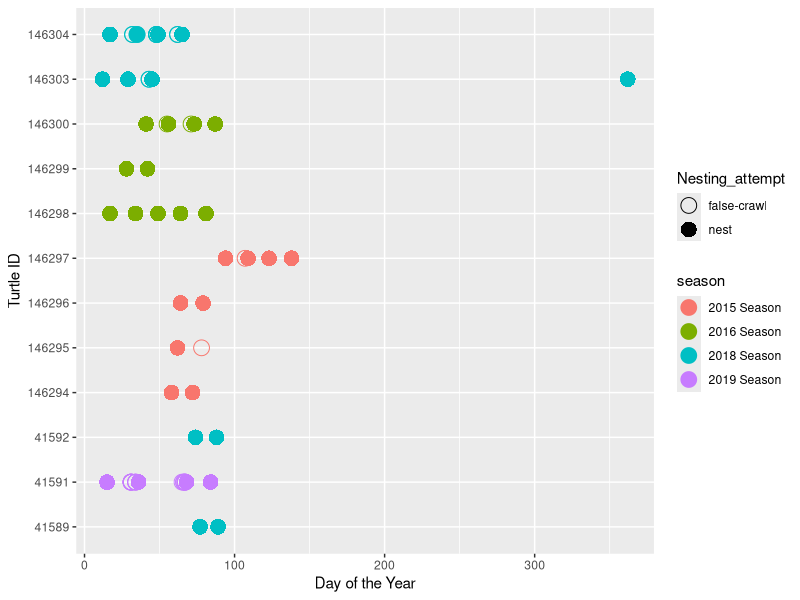
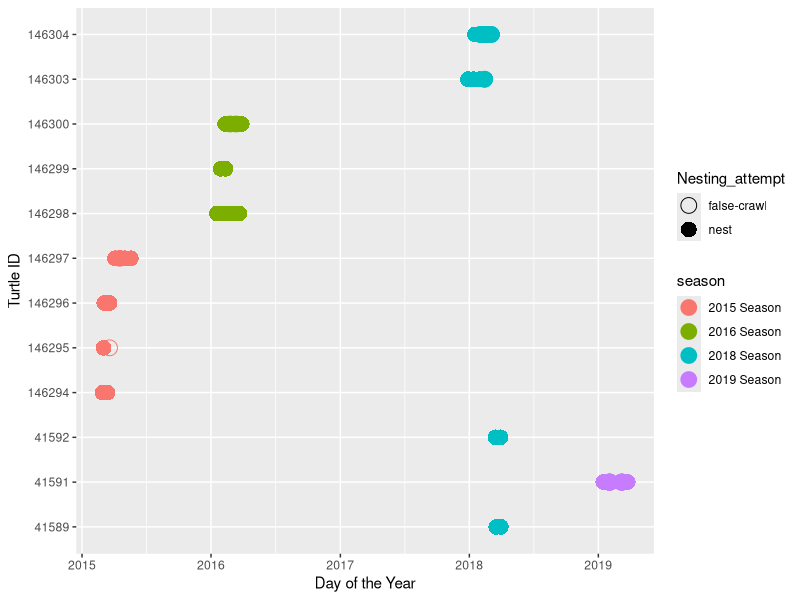
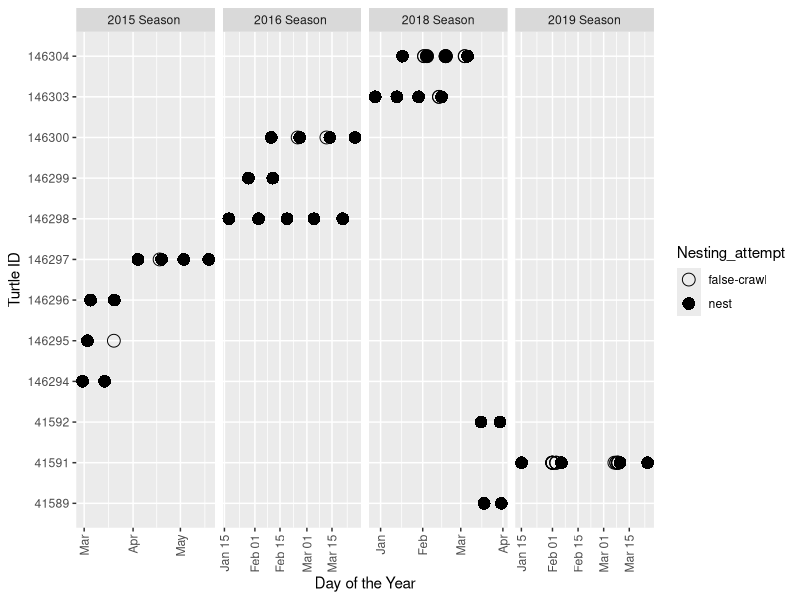

Generate these figures, in order, with R:
# plotting nests and false crawls

# set working directory
setwd("~/Projects/turtle_behavior")

# load libraries
library(ggplot2)
library(dplyr)
library(lubridate)

# load in nesting data
nests <- read.csv("data/nesting_attempts.csv")

# make date column date object
nests$date <- as.POSIXct(nests$date, format = '%m/%d/%Y %H:%M')

# remove rows with NAs and add day of the year and year columns
nests2 <- nests %>%
  na.omit() %>%
  mutate(day = yday(date), 
         year = year(date), 
         season = ifelse(date < '2015-06-01 00:00', '2015 Season ', 
                         ifelse(date < '2016-06-01 00:00', '2016 Season ', 
                                ifelse(date < '2017-06-01 00:00', '2017 Season', 
                                       ifelse(date < '2018-06-01 00:00', '2018 Season',
                                       '2019 Season')))))

# make ID column and year a factor
nests2$id <- as.factor(nests2$id)
nests2$year <- as.factor(nests2$year)

# plot all on one plot, by day of the year
ggplot(data = nests2, 
       aes(x = day, y = id, color = season, shape = Nesting_attempt)) +
  geom_point(size = 5) +
  scale_shape_manual(values = c(1, 16)) +
  ylab('Turtle ID') +
  xlab('Day of the Year')

# plot all on one plot, by date
ggplot(data = nests2, 
       aes(x = date, y = id, color = season, shape = Nesting_attempt)) +
  geom_point(size = 5) +
  scale_shape_manual(values = c(1, 16)) +
  ylab('Turtle ID') +
  xlab('Day of the Year')

# separate facets for seasons
ggplot(data = nests2, 
       aes(x = date, y = id, shape = Nesting_attempt)) +
  geom_point(size = 4) +
  scale_shape_manual(values = c(1, 16)) +
  ylab('Turtle ID') +
  xlab('Day of the Year') +
  theme(axis.text.x = element_text(angle = 90, vjust = 0.5, hjust=1)) +
  facet_grid(cols = vars(season), scales = 'free')
